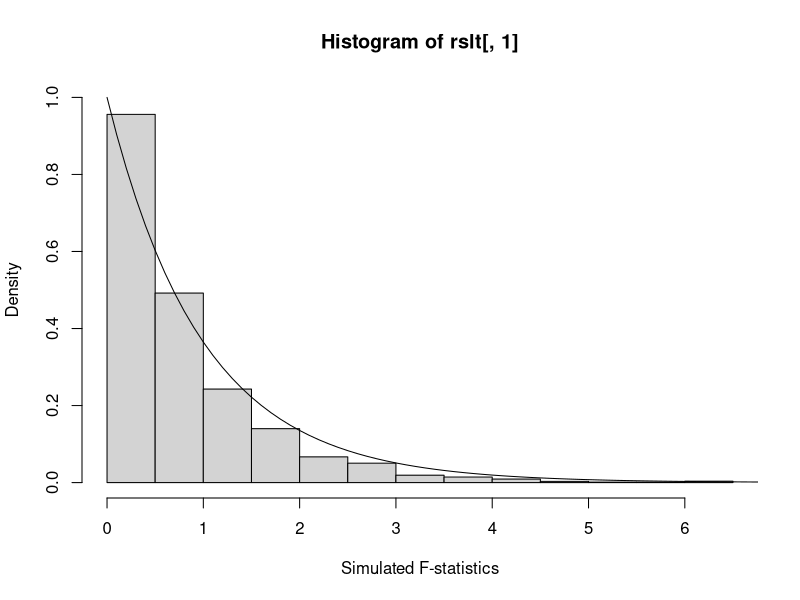

Recreate this plot in R.
#####
#####  Set the random number generator so that we all get the same results
#####

set.seed(111)


#####
#####  Set the simulation parameters
#####

nSims <- 5000				## The total number of simulations we intend to run
nGrp <- c(20,40,60)			## The number of observations per group
grpMeans <- c(1,1,1)		## The true mean of the distribution each group is sampled from
grpVar <- c(1,2,3)			## The true variance of each observation from each of the three groups		

#####
#####  Initialize the matrix that will hold the results of our tests 
#####  (test statistics will be in column 1; corresponding p-values will be in column 2) 
#####

rslt <- matrix( NA, nrow=nSims, ncol=2 )


#####
#####  Run the simulation nSims times 
#####
for( i in 1:nSims ){
	
	## Sample the data for each group, depending upon the specified mean and variance
	y <- rnorm(n=sum(nGrp), mean=rep( grpMeans, times=nGrp ), sd=rep( sqrt(grpVar), times=nGrp ) )  
	group <- rep(1:3, times=nGrp )
	simData <- as.data.frame( cbind( group, y ) )
		
	## Fit the one-way ANOVA model, then extract the F-statistic and the p-value
	fit <- aov( y ~ factor( group ), data=simData )
	Fstat <- summary( fit )[[1]][1,4]
	pVal <- summary( fit )[[1]][1,5]
	
	##  Store the results of simulation loop i in row i of the results matrix
	rslt[i,] <- c( Fstat, pVal )
	}



#####
#####  Calculate the observed type I error rate
#####
  
nReject <- sum( rslt[,2] < .05 )	
simType1Error <- nReject / nSims
simType1Error	


#####
#####  Plot the observed distribution of F-statistics vs. the theoretical distribution
#####

hist( rslt[,1], xlab="Simulated F-statistics", prob=T, ylim=c(0,1) )
lines( seq( 0, 10, by=.1 ), df( seq( 0, 10, by=.1 ), df1=3-1, df2=sum(nGrp ) - 3 ) )



